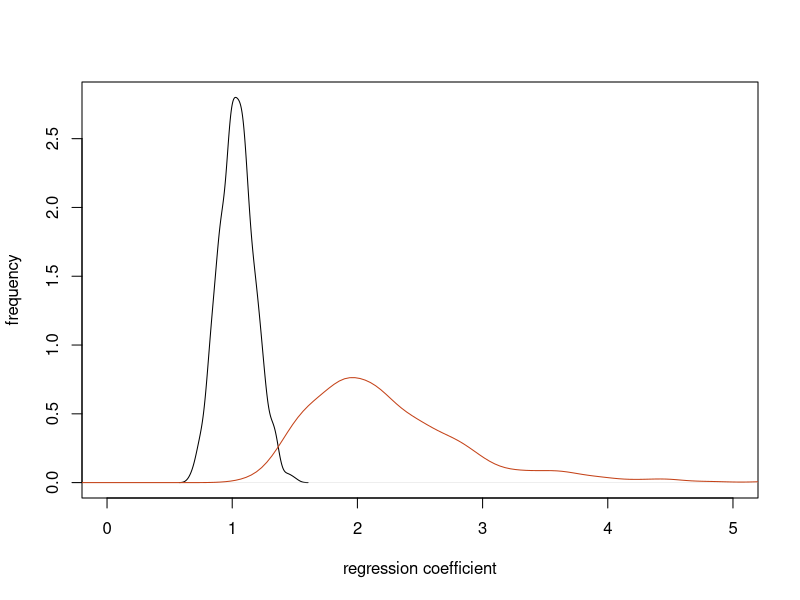
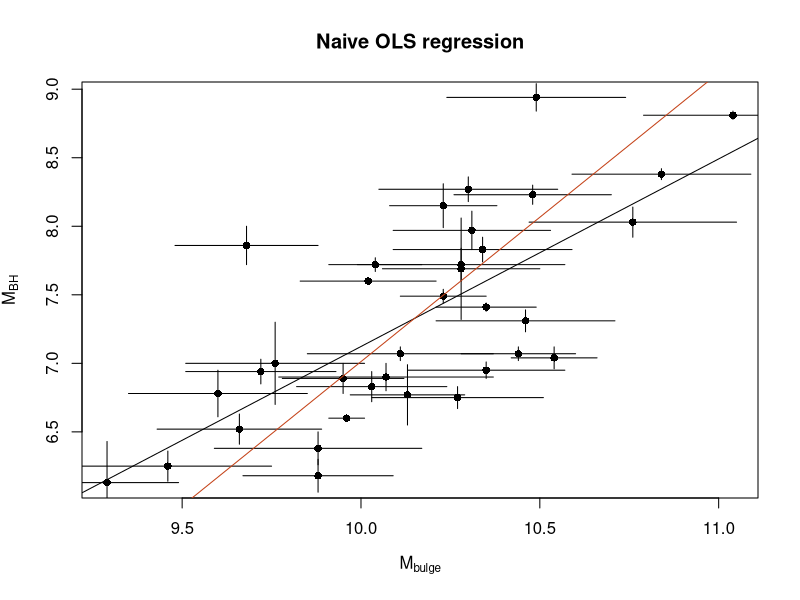
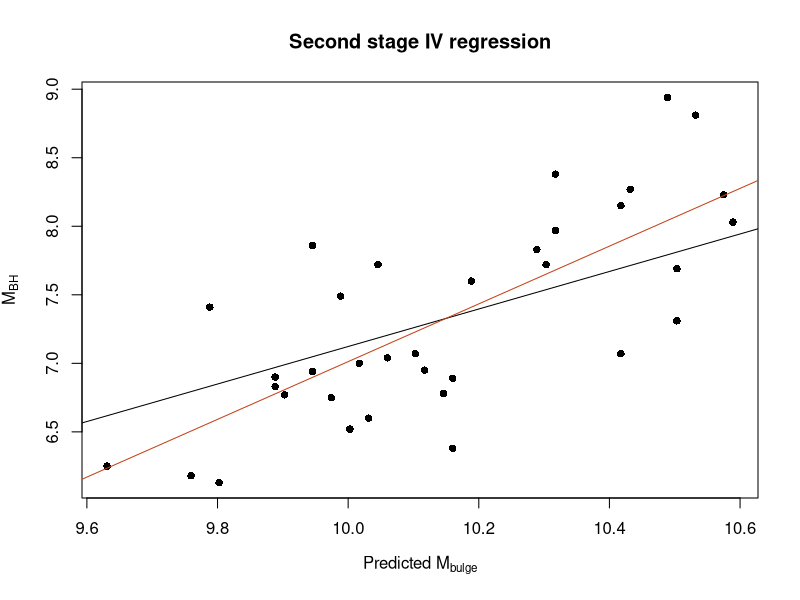

Generate these figures, in order, with R:
library('AER')
d <- read.csv('BH-Sph-DM.csv')
names(d)
naive_OLS <- lm(log.M_BH.M_Sun. ~ log.M_sph.M_Sun., data=d)
IV <- ivreg(log.M_BH.M_Sun. ~ log.M_sph.M_Sun. | log.M_DM.M_Sun., data=d)

summary(naive_OLS)
summary(IV, diagnostics=TRUE)

#is the instrument relevant?
cor.test(d$log.M_sph.M_Sun., d$log.M_DM.M_Sun.)

#Let's bootstrap within the error bars, shall we?

set.seed(888)

bootstrap_ols <- function(i)
{
    y <- d$log.M_BH.M_Sun. + rnorm(length(d$log.M_BH.M_Sun.))*d$log.M_BH.M_Sun._std
    x <- d$log.M_sph.M_Sun. + rnorm(length(d$log.M_sph.M_Sun.))*d$log.M_sph.M_Sun._std
    z <- d$log.M_DM.M_Sun. + rnorm(length(d$log.M_DM.M_Sun.))*d$log.M_DM.M_Sun._std
    lm(y ~ x)$coefficients[2]
}

bootstrap_iv <- function(i)
{
    y <- d$log.M_BH.M_Sun. + rnorm(length(d$log.M_BH.M_Sun.))*d$log.M_BH.M_Sun._std
    x <- d$log.M_sph.M_Sun. + rnorm(length(d$log.M_sph.M_Sun.))*d$log.M_sph.M_Sun._std
    z <- d$log.M_DM.M_Sun. + rnorm(length(d$log.M_DM.M_Sun.))*d$log.M_DM.M_Sun._std
    ivreg(y ~ x | z)$coefficients[2]
}

pdf("bootstrap_errors.pdf")
plot(density(sapply(1:1000, bootstrap_ols)), xlim = c(0,5), xlab = "regression coefficient", ylab = "frequency", main = "")
lines(density(sapply(1:1000, bootstrap_iv)), col = "#C44218")

predicted_values <- lm(d$log.M_sph.M_Sun. ~ d$log.M_DM.M_Sun.)$fitted.values
secondstage <- lm(d$log.M_BH.M_Sun. ~ predicted_values)
summary(secondstage)

pdf("naive_OLS.pdf")
plot(d$log.M_sph.M_Sun., d$log.M_BH.M_Sun., ylab = expression(M[BH]), xlab = expression(M[bulge]), main = "Naive OLS regression", pch = 16)
arrows(d$log.M_sph.M_Sun. - d$log.M_sph.M_Sun._std, d$log.M_BH.M_Sun., d$log.M_sph.M_Sun. + d$log.M_sph.M_Sun._std, d$log.M_BH.M_Sun., angle=90, length=0)
arrows(d$log.M_sph.M_Sun., d$log.M_BH.M_Sun. - d$log.M_BH.M_Sun._std, d$log.M_sph.M_Sun., d$log.M_BH.M_Sun. + d$log.M_BH.M_Sun._std, angle=90, length=0)
#abline(mean(d$log.M_BH.M_Sun.)-mean(d$log.M_sph.M_Sun.),1, col = "#A0A0A0")
#abline(mean(d$log.M_BH.M_Sun.)-2*mean(d$log.M_sph.M_Sun.),2, col = "#C44218")
abline(naive_OLS$coefficients)
abline(secondstage$coefficients, col = "#C44218")

pdf("second_stage.pdf")
plot(predicted_values, d$log.M_BH.M_Sun., ylab = expression(M[BH]), xlab = expression("Predicted "*M[bulge]), main = "Second stage IV regression", pch = 16)
#abline(mean(d$log.M_BH.M_Sun.)-2*mean(predicted_values),2, col = "#C44218")
#abline(mean(d$log.M_BH.M_Sun.)-mean(predicted_values),1, col = "#A0A0A0")
abline(naive_OLS$coefficients)
abline(secondstage$coefficients, col = "#C44218")

##is this worth getting into?
#pdf("conditional_independence.pdf")
#coplot(d$log.M_BH.M_Sun. ~ d$log.M_DM.M_Sun. | d$log.M_sph.M_Sun., number = 9, ylab = expression(M[BH]), xlab = expression(M[halo]), pch =16, col = "#888888")
#summary(lm(d$log.M_BH.M_Sun. ~ d$log.M_DM.M_Sun. + d$log.M_sph.M_Sun.)) #coefficient of d$log.M_DM.M_Sun. should be insignificant
